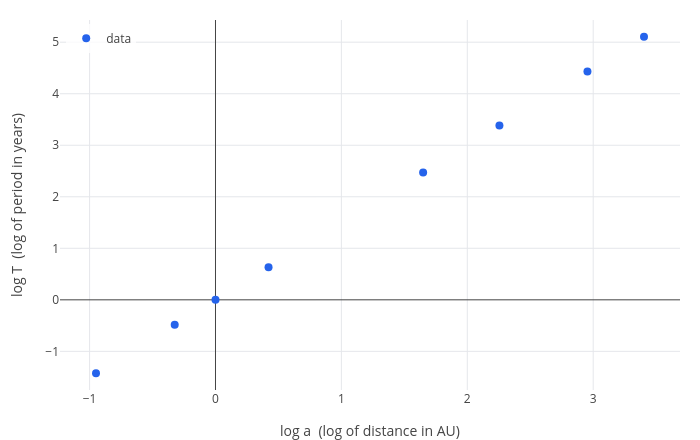

Write notebook code for a chart like this one.
### Markdown cell above
The far planets take much longer than the near ones, and not in proportion: Neptune is 30 times farther than Earth,
but its year is 165 times longer. The inner planets are squashed into the corner. A better picture uses
**logarithms**. If the law is a power law, $T = C a^n$, then taking logarithms gives

$$\log T = \log C + n \log a,$$

a straight line in $\log a$ and $\log T$ with slope $n$. `scatter` takes a third argument for this: `[log(a) log(T)]`
says what to plot across and up, written in terms of the column names. (`log` is the natural logarithm.)

### Code cell
labels(scatter(planets, [a T], [log(a) log(T)]), "log a  (log of distance in AU)", "log T  (log of period in years)")

### Figure 1 — Plotly figure (JSON) as saved in the notebook; plotly's stock layout.template omitted (floating-point values rounded to 4 significant figures)
{"data": [{"marker": {"color": "#2563eb", "size": 8}, "mode": "markers", "name": "data", "type": "scatter", "x": [-0.9491, -0.3239, 0, 0.4213, 1.649, 2.255, 2.954, 3.404], "y": [-1.424, -0.4858, 0, 0.6318, 2.473, 3.383, 4.431, 5.105]}], "layout": {"height": 440, "legend": {"bgcolor": "rgba(255,255,255,0.8)", "x": 0.01, "xanchor": "left", "y": 0.99, "yanchor": "top"}, "margin": {"b": 50, "l": 60, "r": 20, "t": 20}, "showlegend": true, "title": {"text": ""}, "width": 700, "xaxis": {"title": {"text": "log a  (log of distance in AU)"}, "zeroline": true}, "yaxis": {"range": [-1.75, 5.431], "title": {"text": "log T  (log of period in years)"}, "zeroline": true}}}
